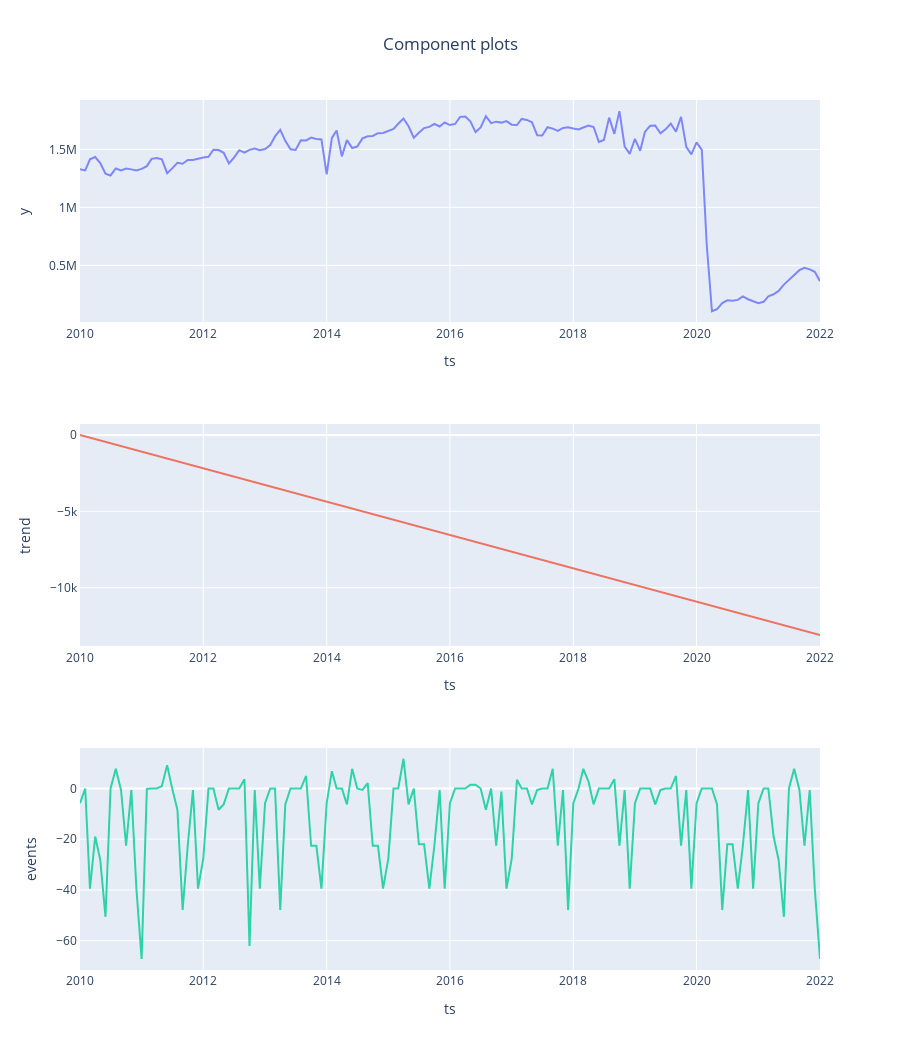

Notebook source saved alongside this figure:
### Markdown cell above
#### Model Diagnostics

The component plot shows how your dataset’s trend, seasonality, and event / holiday patterns are handled in the model:

### Code cell
fig = forecast.plot_components()
 plotly.io.show(fig)     # fig.show() if you are using "PROPHET" template

### Figure 1 — Plotly figure (JSON) as saved in the notebook; plotly's stock layout.template omitted (floating-point values rounded to 4 significant figures; data arrays with more than 128 entries replaced by an {"elided": "..."} marker saying what was removed)
{"data": [{"mode": "lines", "name": "y", "opacity": 0.8, "showlegend": false, "type": "scatter", "x": {"elided": "145 str values"}, "xaxis": "x", "y": {"elided": "145 int values"}, "yaxis": "y"}, {"mode": "lines", "name": "trend", "opacity": 0.8, "showlegend": false, "type": "scatter", "x": {"elided": "145 str values"}, "xaxis": "x2", "y": {"elided": "145 float values"}, "yaxis": "y2"}, {"mode": "lines", "name": "events", "opacity": 0.8, "showlegend": false, "type": "scatter", "x": {"elided": "145 str values"}, "xaxis": "x3", "y": {"elided": "145 float values"}, "yaxis": "y3"}], "layout": {"height": 1050, "showlegend": true, "title": {"text": "Component plots", "x": 0.5}, "xaxis": {"anchor": "y", "domain": [0, 1], "mirror": true, "showline": true, "title": {"text": "ts"}}, "xaxis2": {"anchor": "y2", "domain": [0, 1], "mirror": true, "showline": true, "title": {"text": "ts"}}, "xaxis3": {"anchor": "y3", "domain": [0, 1], "mirror": true, "showline": true, "title": {"text": "ts"}}, "yaxis": {"anchor": "x", "domain": [0.7444, 1], "mirror": true, "showline": true, "title": {"text": "y"}}, "yaxis2": {"anchor": "x2", "domain": [0.3722, 0.6278], "mirror": true, "showline": true, "title": {"text": "trend"}}, "yaxis3": {"anchor": "x3", "domain": [0, 0.2556], "mirror": true, "showline": true, "title": {"text": "events"}}}}
